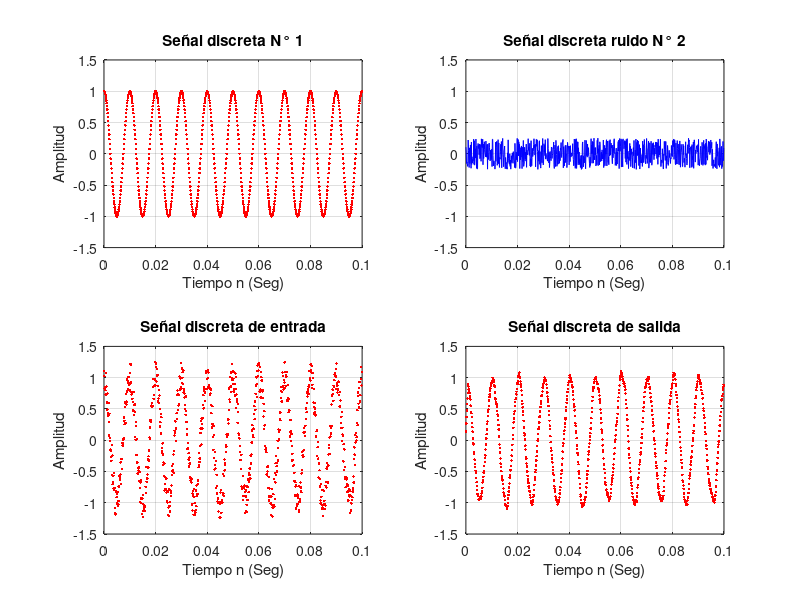

This figure's MATLAB source:
clear;clf;clc;
% ----------------------------------------------------
% Filtro Promedio 
% Móvil de M puntos.
% ----------------------------------------------------

% Generación de la señal discreta de entrada
fm = 8000; % Frecuencia de muestreo en Hz.
Tm = 1/fm; % Periodo de muestreo en segundos
f = 100; % frecuencia de la sinusoide en Hz.
n = 0:Tm:0.10-Tm;
N = length(n); % Longitud de los datos del proceso
s = cos(2*pi*f*n); % Sinusoide de baja frecuencia
r = 0.5*(0.5-rand(1,N)); % Secuencia de ruido
x = s+r;
% Implementación del Filtro Promedio Móvil
M = 8; % Longitud de datos deseado
num = ones(1,M);
y = filter(num,1,x)/M; % Cálculo del Promedio Móvil 
% utilizando la función filter
% Presentación de la señal discreta de la entrada y salida 

subplot(2,2,1);
plot(n,s,'.r');grid;
axis([0, 0.10, -1.5, 1.5]);
xlabel('Tiempo n (Seg)'); 
ylabel('Amplitud');
title('Señal discreta N° 1');

subplot(2,2,2);
plot(n,r,'b');grid;
axis([0, 0.10, -1.5, 1.5]);
xlabel('Tiempo n (Seg)'); 
ylabel('Amplitud');
title('Señal discreta ruido N° 2');

subplot(2,2,3);
plot(n,x,'.r'); grid;
axis([0, 0.10, -1.5, 1.5]);
xlabel('Tiempo n (Seg)'); 
ylabel('Amplitud');
title('Señal discreta de entrada');

subplot(2,2,4);
plot(n,y,'.r'); grid;
axis([0, 0.10, -1.5, 1.5]);
xlabel('Tiempo n (Seg)'); 
ylabel('Amplitud');
title('Señal discreta de salida');
axis;
